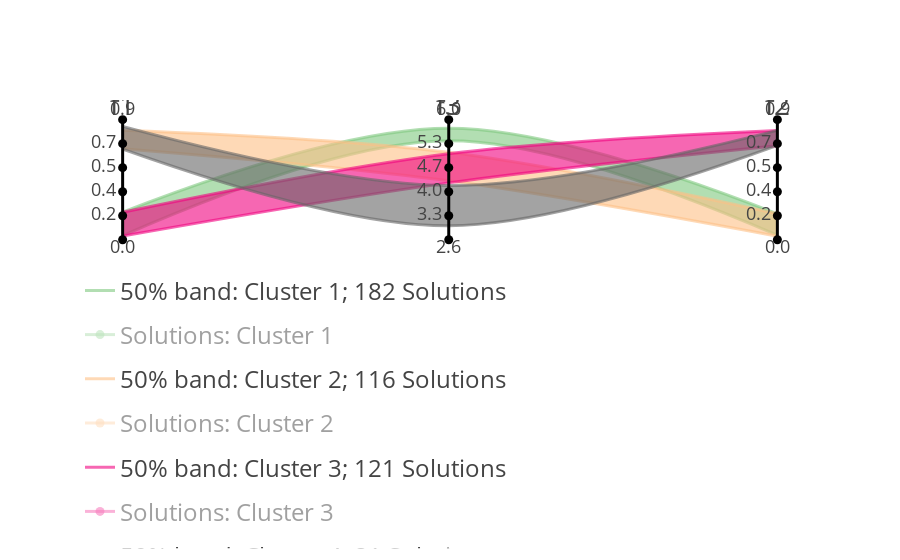

Write notebook code for a chart like this one.
### Code cell
fig = auto_SCORE(data,
           dist_parameter=0.3, 
           clustering_algorithm="DBSCAN",
           clustering_score="BIC",
           solutions=True,
           use_absolute_corr = True,
    #distance_formula = 2,
)[0]
fig
